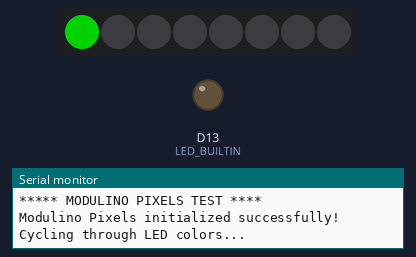
Bench run of a sketch on a simulated Arduino Uno R4 WiFi. Shown: 8 RGB LEDs in strip order, left to right, output pins drawn as LEDs (lit = HIGH), the last lines printed to the serial monitor. Dim RGB values are drawn brighter than linear.

Above: at 1.1 s.
At 1.6 s:
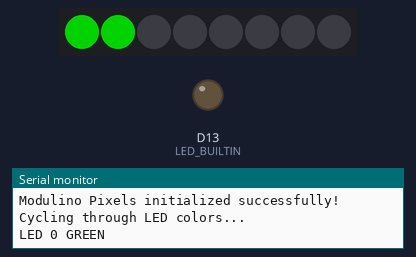
At 2.1 s:
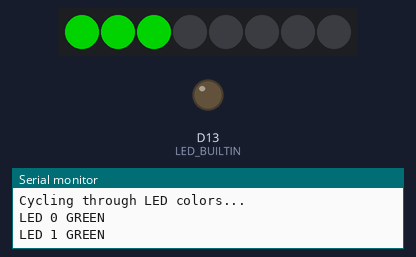
At 2.6 s:
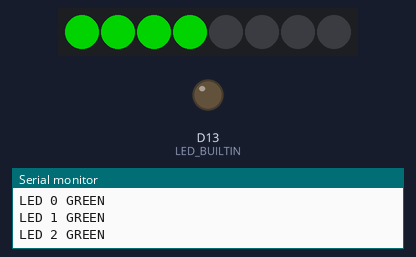
At 3.6 s:
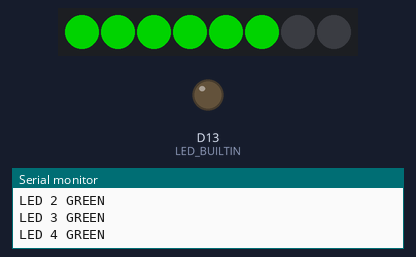
At 4.6 s:
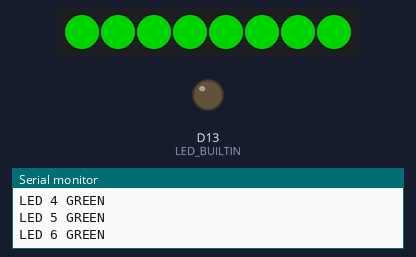

The sketch:

modulino_led.ino
```cpp
#include <Modulino.h>

ModulinoPixels leds;

void setup() {
  pinMode(LED_BUILTIN, OUTPUT);
  Serial.begin(9600);
  delay(1000);
  Serial.println("***** MODULINO PIXELS TEST ****");

  if (!leds.begin()) {
    Serial.println("Failed to initialize Modulino Pixels!");
    while (1) delay(10);
  }

  Serial.println("Modulino Pixels initialized successfully!");
  leds.clear();
  leds.show();
}

void loop() {
  Serial.println("Cycling through LED colors...");

  // Red cycle
  for (int i = 0; i < 8; i++) {
    leds.set(i, GREEN, 50);  // Red with brightness 50
    leds.show();
    delay(500);
    Serial.print("LED ");
    Serial.print(i);
    Serial.println(" GREEN");
  }

  delay(500);

}
```

Measured:
- what the display in image 0 shows lasts 0.5 s, from 1.0 s to 1.5 s
